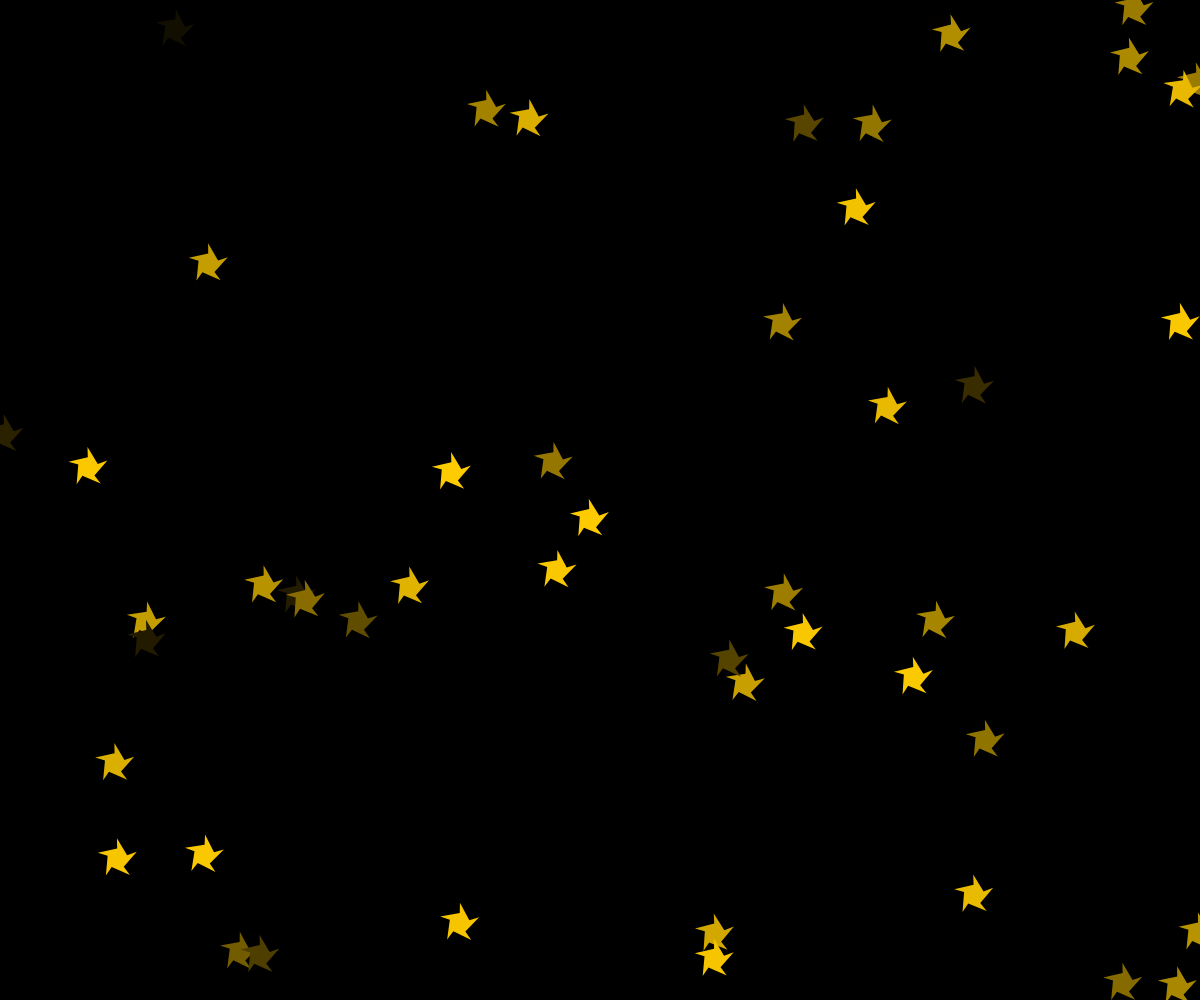
Frame 1 (no input)
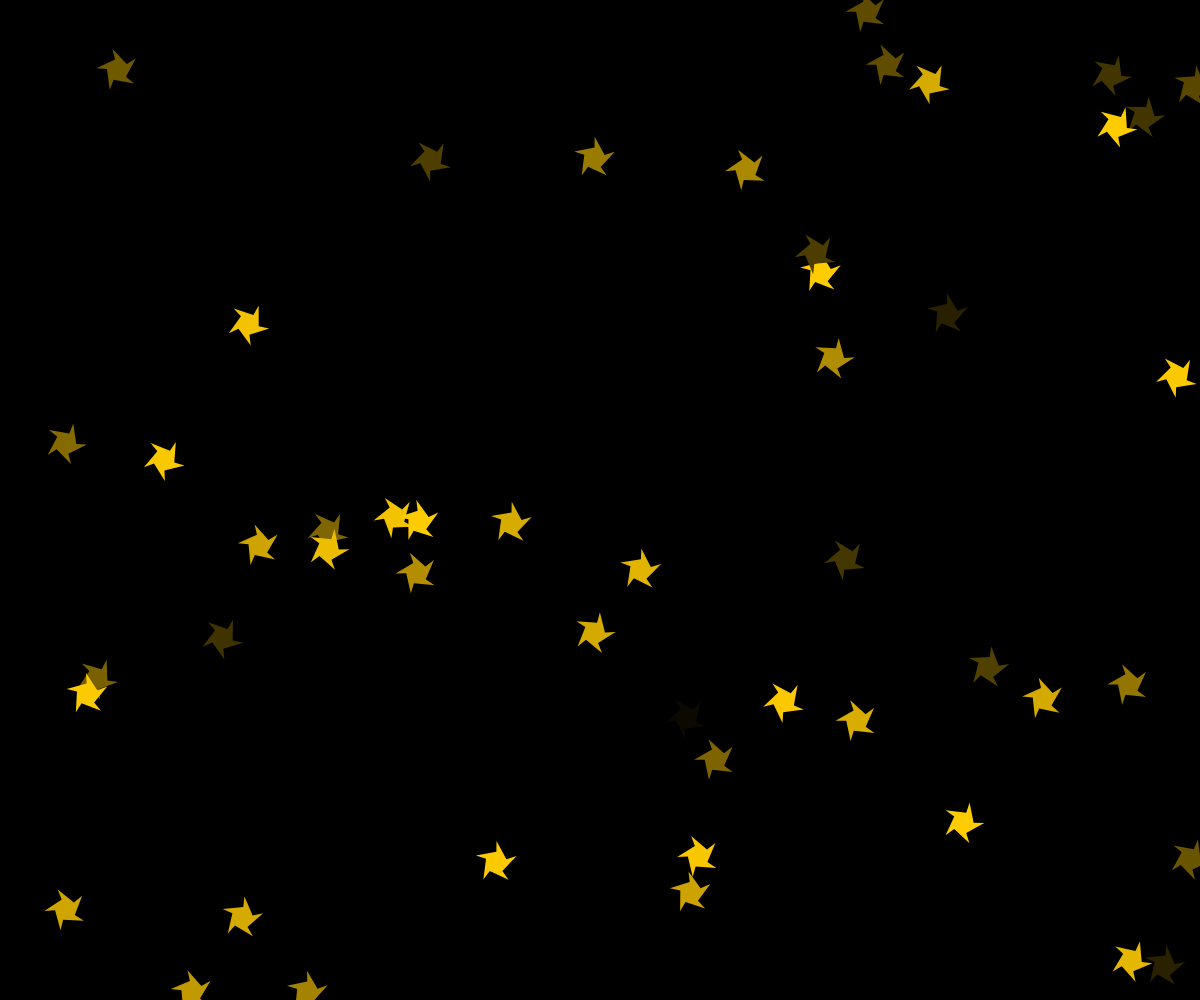
Frame 60 (no input)
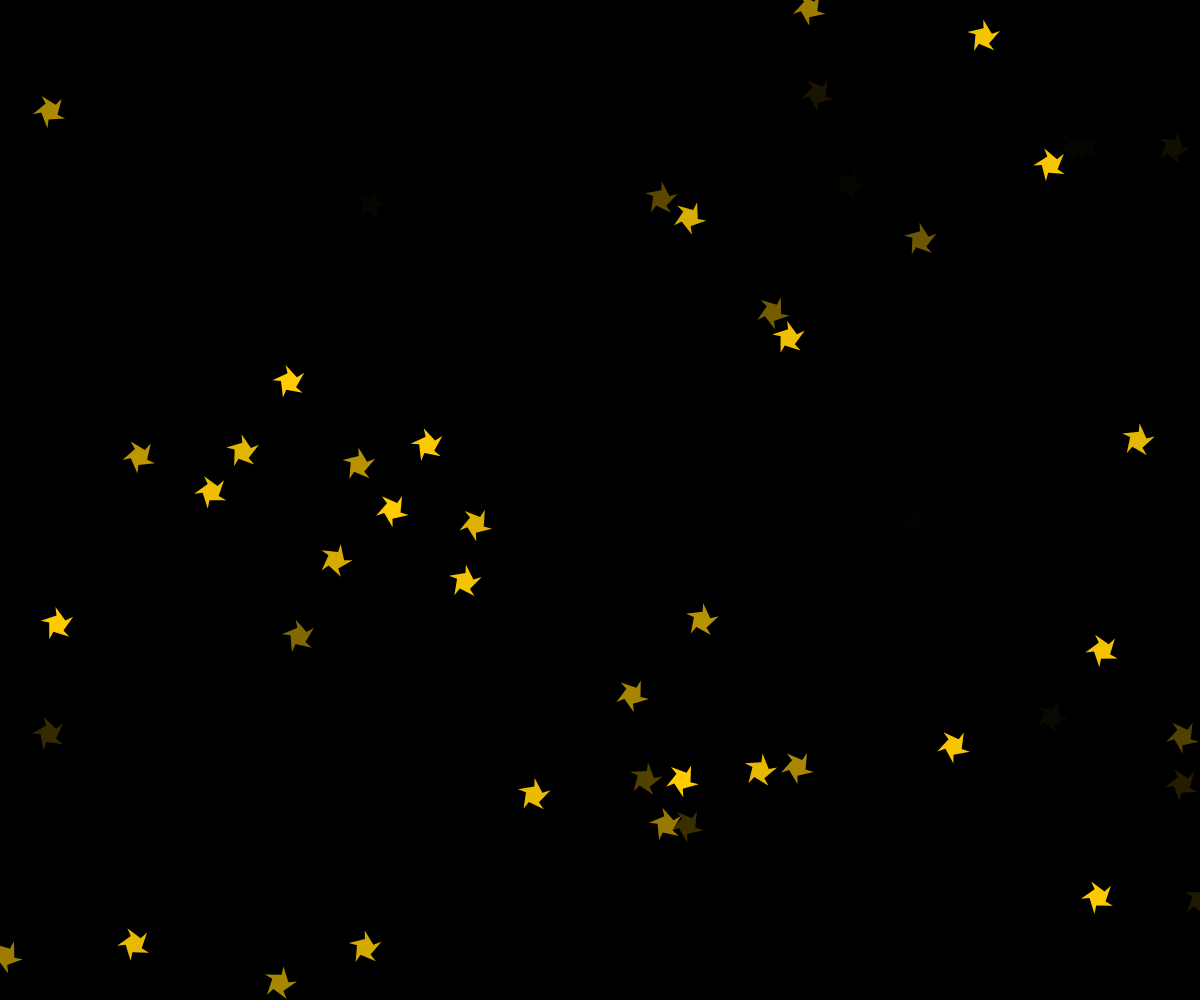
Frame 120 (the mouse pressed at the canvas centre since frame 60)

The p5.js sketch that drew these frames (run headless with seeded random() and noise() and a simulated clock; from frame 60 on, the mouse is pressed at the canvas centre):

// p5.js sketch
// ── sketch.js
let stars = [];

function setup() {
  createCanvas(windowWidth, windowHeight);
  for (let i = 0; i < 50; i++) {
    stars.push(new Star(random(width), random(height)));
  }
}

function draw() {
  background(0);
  for (let star of stars) {
    star.update();
    star.display();
  }
}

class Star {
  constructor(x, y) {
    this.x = x;
    this.y = y;
    this.size = random(10, 20);
    this.brightness = 0; // Ustaw jasność początkową na czarny
    this.direction = createVector(random(-1, 1), random(-1, 1)).normalize();
    this.scaleFactor = 1;
    this.angle = 0;
    this.rotationSpeed = random(0.01, 0.05); // Losowa prędkość obrotu
    this.rotationDirection = random([-1, 1]); // Losowy kierunek obrotu: -1 lub 1
  }

  update() {
    this.x += this.direction.x * random(0.5, 2);
    this.y += this.direction.y * random(0.5, 2);
    
    // Zmień kierunek, gdy gwiazdka wyjdzie poza ekran
    if (this.x > width || this.x < 0 || this.y > height || this.y < 0) {
      this.direction.rotate(PI / 2);
    }

    // Migotanie
    this.brightness = 255 * abs(sin(frameCount * 0.1 + this.size)); // Zmiana jasności
    if (this.brightness < 0) this.brightness = 0; // Upewnij się, że jasność nie jest ujemna

    // Zmiana skali
    this.scaleFactor = 1 + 0.5 * sin(frameCount * 0.05);
    
    // Obrót gwiazdki
    this.angle += this.rotationSpeed * this.rotationDirection; // Użyj losowego kierunku obrotu
  }

  display() {
    // Interpolacja koloru od czarnego do żółtego
    let r = map(this.brightness, 0, 255, 0, 255); // Czerwony
    let g = map(this.brightness, 0, 255, 0, 204); // Zielony
    let b = map(this.brightness, 0, 255, 0, 0);   // Niebieski

    fill(r, g, b);
    noStroke();
    push(); // Zapisz aktualny stan
    translate(this.x, this.y); // Przenieś układ współrzędnych
    rotate(this.angle); // Obróć gwiazdkę
    scale(this.scaleFactor); // Zmień rozmiar gwiazdki
    beginShape();
    for (let i = 0; i < 5; i++) {
      let angle = TWO_PI / 5 * i - HALF_PI;
      let x = cos(angle) * 20; // Stała długość ramienia gwiazdy
      let y = sin(angle) * 20;
      vertex(x, y);
      angle += TWO_PI / 5;
      x = cos(angle) * 10; // Stała długość wnętrza gwiazdy
      y = sin(angle) * 10;
      vertex(x, y);
    }
    endShape(CLOSE);
    pop(); // Przywróć wcześniejszy stan
  }
}
